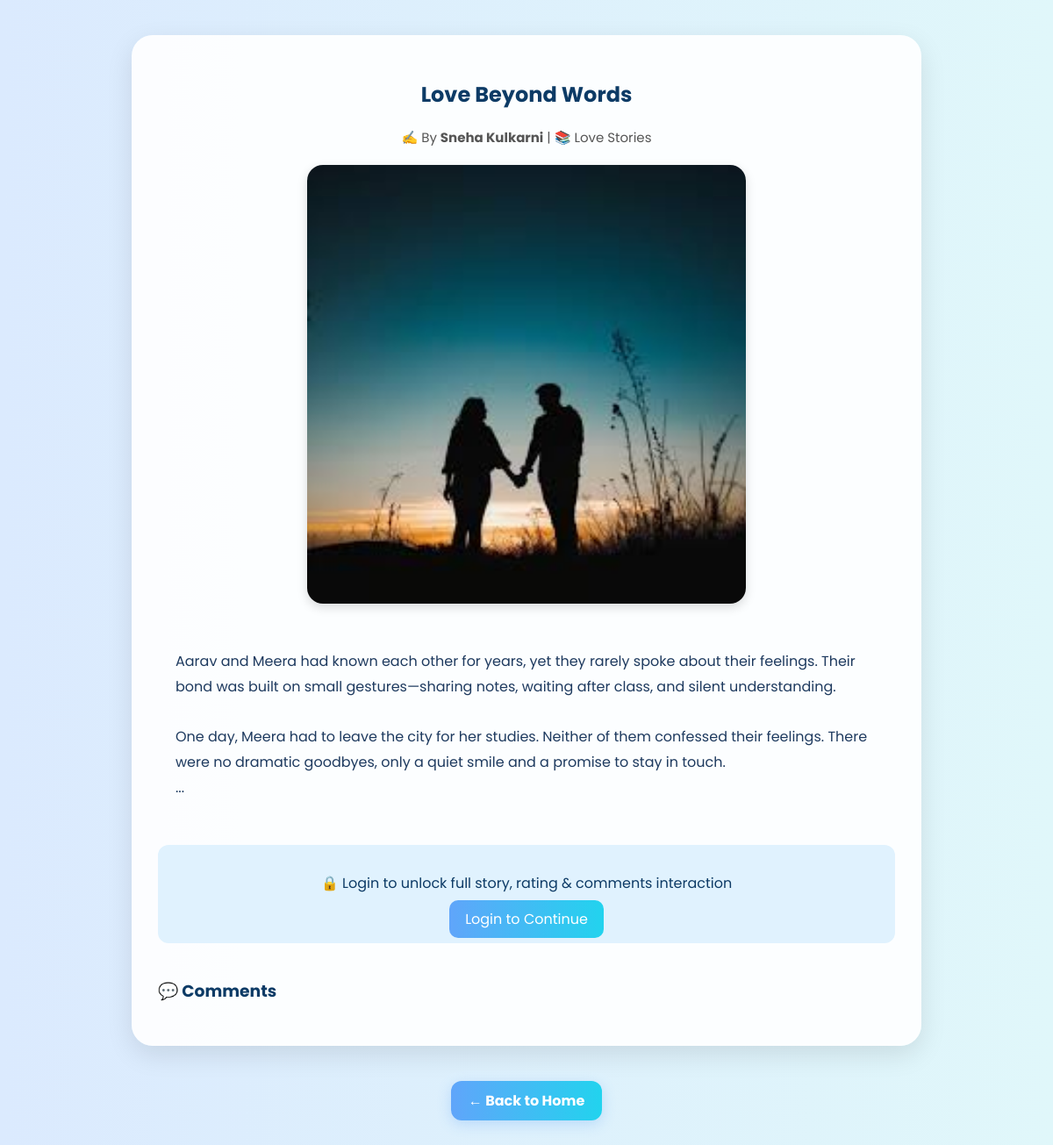
The app's page /view_post_user.php?id=13 with its own data.
### tables this page shows
CREATE TABLE IF NOT EXISTS `posts` (
  `post_id` int NOT NULL AUTO_INCREMENT,
  `author_id` int DEFAULT NULL,
  `title` varchar(200) NOT NULL,
  `content` text NOT NULL,
  `image` varchar(255) DEFAULT NULL,
  `category_id` int DEFAULT NULL,
  `status` varchar(20) DEFAULT 'published',
  `rejection_reason` text NOT NULL,
  `created_at` timestamp NULL DEFAULT CURRENT_TIMESTAMP,
  `updated_at` timestamp NULL DEFAULT NULL,
  PRIMARY KEY (`post_id`)
);

CREATE TABLE IF NOT EXISTS `users` (
  `user_id` int UNSIGNED NOT NULL AUTO_INCREMENT,
  `username` varchar(50) NOT NULL,
  `email` varchar(100) NOT NULL,
  `password` varchar(100) NOT NULL,
  `role` varchar(20) DEFAULT 'user',
  `status` varchar(20) DEFAULT 'active',
  `writer_request` varchar(20) NOT NULL,
  `created_at` timestamp NULL DEFAULT CURRENT_TIMESTAMP,
  `profile_image` varchar(255) DEFAULT NULL,
  `mobile` varchar(15) NOT NULL,
  `gender` enum('Male','Female','Other') NOT NULL,
  `otp` varchar(10) DEFAULT NULL,
  `otp_expiry` datetime DEFAULT NULL,
  PRIMARY KEY (`user_id`)
);

CREATE TABLE IF NOT EXISTS `categories` (
  `category_id` int NOT NULL AUTO_INCREMENT,
  `category_name` varchar(100) NOT NULL,
  PRIMARY KEY (`category_id`)
);

### view_post_user.php (the view, shortened to what this page needs)
<?php
include 'db_connect.php';
$isLoggedIn = isset($_SESSION['user_id']);
if(isset($_GET['id'])){
    $post_id = $_GET['id'];
} else {
    echo "Post not found";
    exit();
}
$sql = "SELECT posts.*, users.username, categories.category_name
        FROM posts
        LEFT JOIN users ON posts.author_id = users.user_id
        LEFT JOIN categories ON posts.category_id = categories.category_id
        WHERE posts.post_id = '$post_id'";
$result = mysqli_query($conn, $sql);
$row = mysqli_fetch_assoc($result);
?>
<!DOCTYPE html>
<html>
<head>
    <link rel="stylesheet" href="view_post_user.css?v=2">
</head>
<body>
<div class="post-container">
    <h2 class="post-title">
        <?php echo $row['title']; ?>
    </h2>
    <div class="post-meta">
        ✍️ By <b><?php echo $row['username']; ?></b>
        | 📚 <?php echo $row['category_name']; ?>
    </div>
    <div class="image-wrapper">
    <?php if(!empty($row['image']) && file_exists("uploads/".$row['image'])){ ?>
        <img src="uploads/<?php echo $row['image']; ?>" class="post-image">
    <?php } else { ?>
        <img src="default.jpg" class="post-image">
    <?php } ?>
    </div>
    <div class="post-content">
    <?php
    $content = $row['content'];
    if($isLoggedIn){
        echo nl2br($content);
    } else {
        $lines = explode("\n", $content);
        $short = implode("\n", array_slice($lines, 0, 3));
        echo nl2br($short) . "...";
    }
    ?>
    </div>
    <?php if(!$isLoggedIn){ ?>
    <div class="login-lock-box">
        <p>🔒 Login to unlock full story, rating & comments interaction</p>
        <a href="login.html" class="login-btn">Login to Continue</a>
    </div>
    <?php } ?>
    <div class="comment-section">
        <h3>💬 Comments</h3>
    </div>
</div>
<a href="index.php" class="back-btn">← Back to Home</a>
</body>
</html>

### view_post_user.css (style rules this page uses)
body { margin: 0; font-family: 'Poppins', sans-serif; background: linear-gradient(to right, #dbeafe, #e0f7fa); background-attachment: fixed; min-height: 100vh; color: #0d3b66; }
.post-content { padding: 20px; line-height: 1.8; color: #1e3a5f; }
.post-container { width: 70%; margin: 40px auto; background: rgba(255, 255, 255, 0.9); padding: 30px; border-radius: 24px; box-shadow: 0 10px 30px rgba(0,0,0,0.1); }
button, .back-btn { display: block; text-align: center; margin: 40px auto; width: fit-content; background: linear-gradient(to right, #60a5fa, #22d3ee); color: white; padding: 10px 20px; border-radius: 12px; text-decoration: none; font-weight: 700; box-shadow: 0 4px 15px rgba(96,165,250,0.3); transition: all 0.3s ease; }
.login-lock-box { margin: 20px 0; padding: 15px; text-align: center; background: #e0f2fe; border-radius: 12px; }
.login-btn { padding: 10px 18px; background: linear-gradient(to right, #60a5fa, #22d3ee); color: white; border-radius: 10px; text-decoration: none; }

### view_post_user.php (style rules this page uses)
.post-title { text-align:center; }
.post-meta { text-align:center; margin-bottom:20px; color:#555; font-size:15px; }
.image-wrapper { text-align:center; margin-bottom:25px; }
.post-image { max-width:100%; width:500px; border-radius:18px; object-fit:cover; box-shadow:0 4px 12px rgba(0,0,0,0.15); }
.comment-section { margin-top:40px; }
.login-lock-box { margin-top:30px; }

### records on screen
posts: title "Love Beyond Words", author.username "Sneha Kulkarni", category.category_name "Love Stories", image (picture), content "Aarav and Meera had known each other for years, yet they rarely spoke about their feelings. Their bond was built on small gestures—sharing notes, waiting after class, and silent understanding. One day, Meera had to leave the city for her studies. Neither of them confessed their feelings. There were no dramatic goodbyes, only a quiet smile and a promise to stay in touch."
